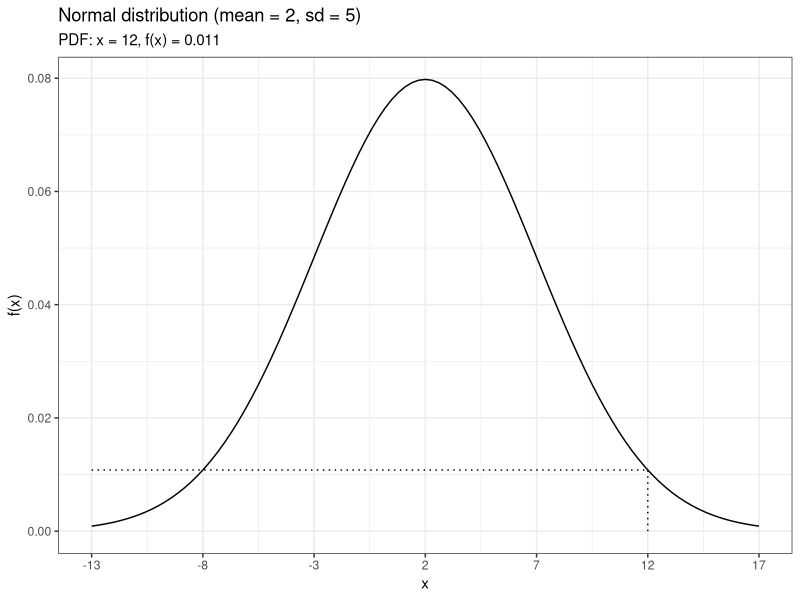

Generate this figure with R:
## ---- chunk 1
#| include: false
library(tidyverse)
theme_set(theme_bw())
## ---- chunk 2
plot_pdf <- function(distr = "norm", mean = 0, sd = 1,
                     value) {
  
  ggplot() +
    geom_function(
      fun = dnorm, 
      args = list(mean = mean, sd = sd),
      linewidth = 0.5
      ) +
    geom_segment(aes(x = value, xend = value,
                     y = 0, 
                     yend = dnorm(x = value, mean = mean, sd = sd)),
               linetype = "dotted") + 
    geom_segment(aes(x = mean - (3 * sd), xend = value,
                     y = dnorm(x = value, mean = mean, sd = sd), 
                     yend = dnorm(x = value, mean = mean, sd = sd)),
               linetype = "dotted") +
    scale_x_continuous(
      limits = c(mean - (3 * sd), mean + (3 * sd)),
      breaks = seq(
        from = mean - (3 * sd),
        to = mean + (3 * sd),
        by = sd
        )
      ) +
    labs(x = "x", y = "f(x)",
         title = paste0("Normal distribution (mean = ", mean,
                        ", sd = ", sd, ")"),
         subtitle = paste0("PDF: x = ", value, 
                           ", f(x) = ", 
                           round(dnorm(x = value, mean = mean, sd = sd), 3))
    )
}
## ---- chunk 3
dnorm(x = 3, mean = 2, sd = 5)
## ---- chunk 4
plot_pdf(distr = "norm", mean = 2, sd = 5, value = 12)
